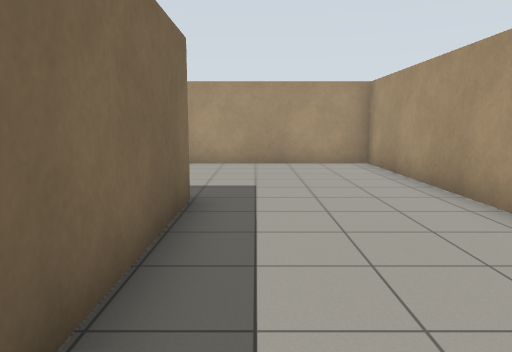
[1] (above)

21 first-person views from a walk through a robot-simulator world made for Gazebo. The camera is 1.2 m above the floor, tilts 8° down and sees 70° across. The floor is counted in squares, 1 m on a side. Each view is taken from the middle of a square. On the plan, view 1 faces up. The plan holds only what a view shows up to about 14 squares ahead; the rest is blank.

[2]
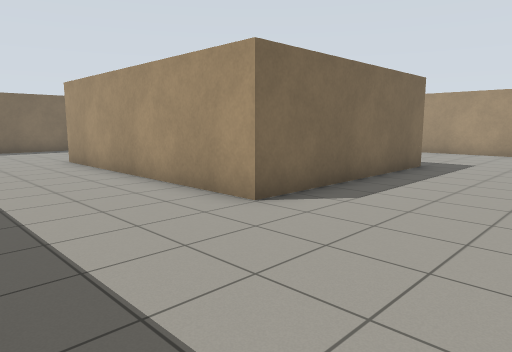

[3]
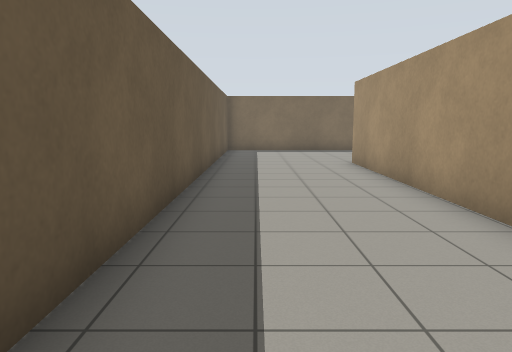

[4]
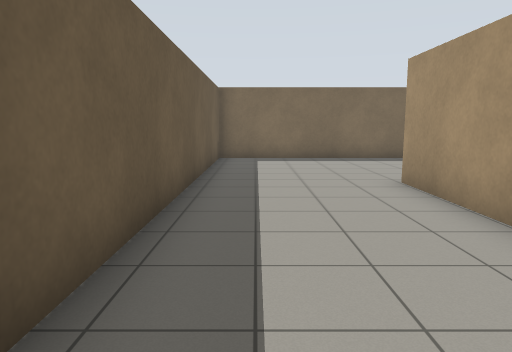

[5]
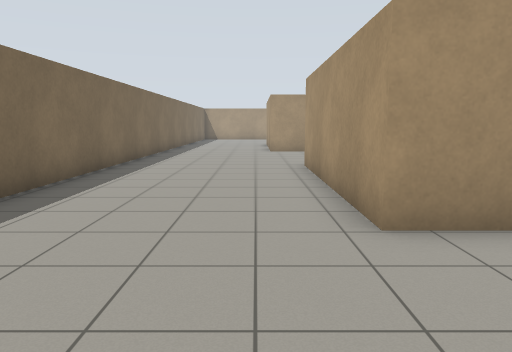

[6]
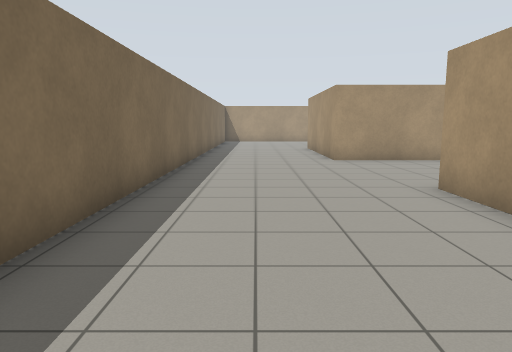

[7]
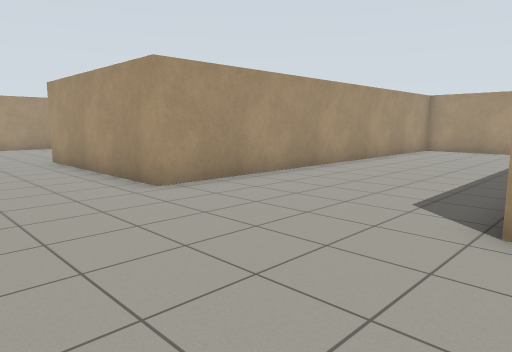

[8]
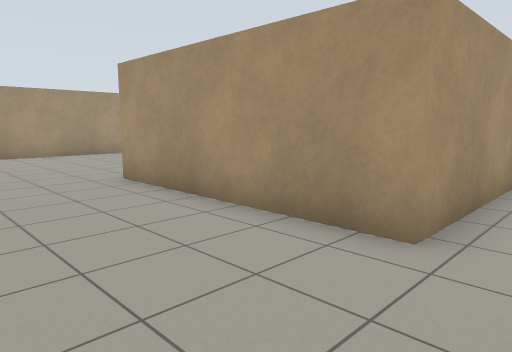

[9]
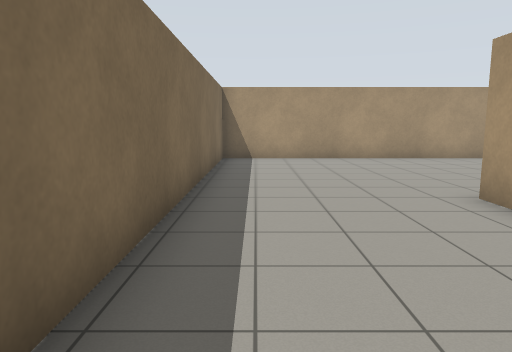

[10]
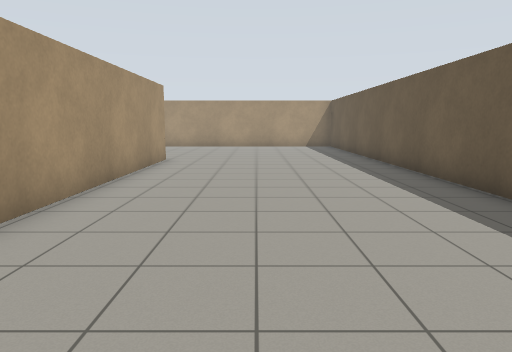

[11]
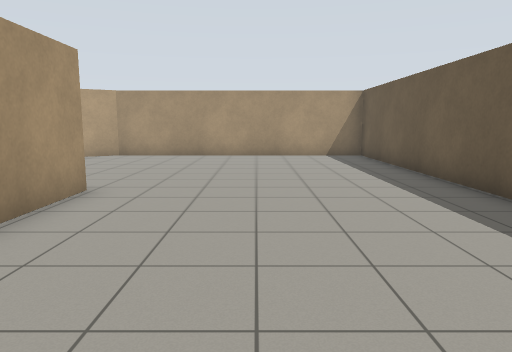

[12]
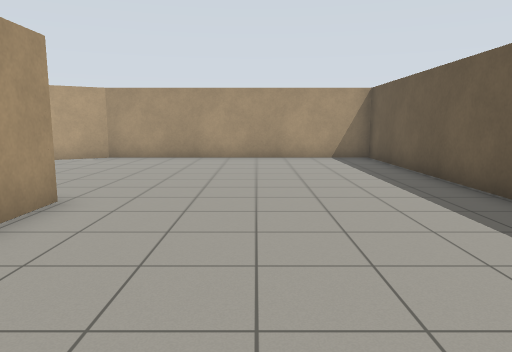

[13]
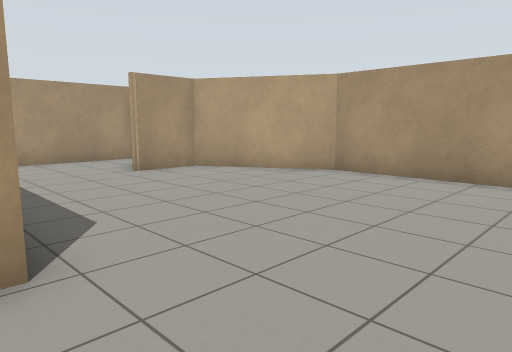

[14]
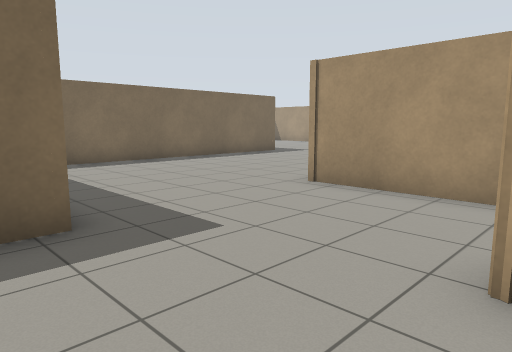

[15]
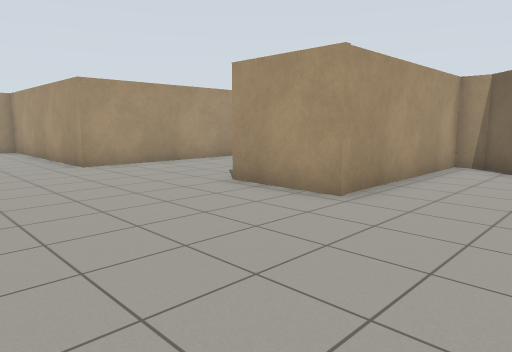

[16]
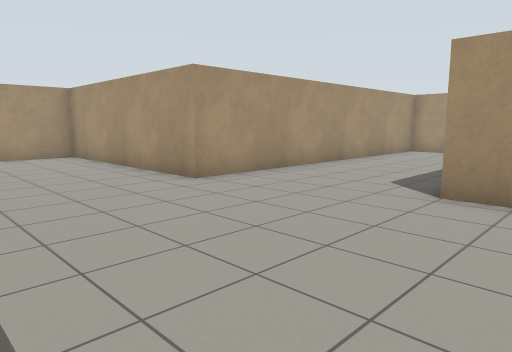

[17]
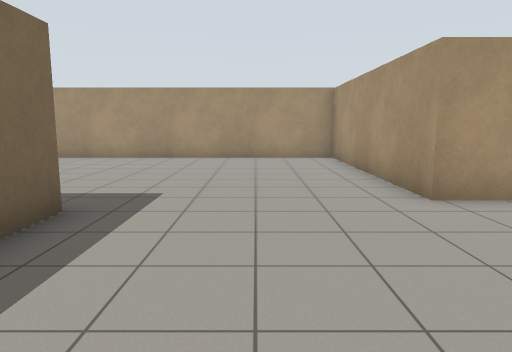

[18]
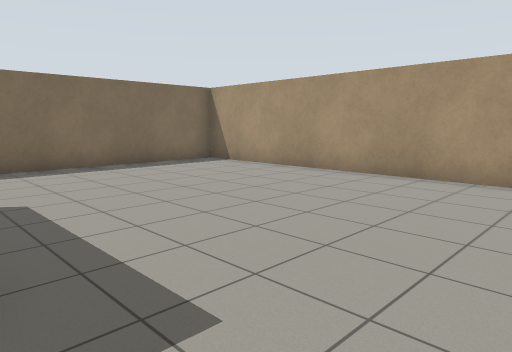

[19]
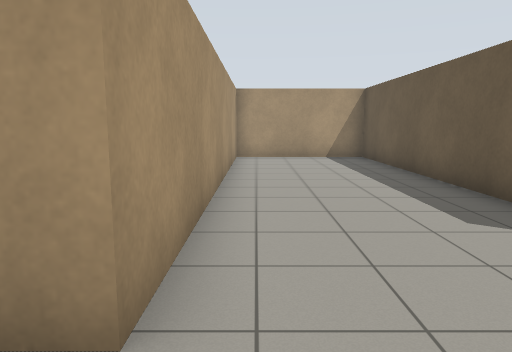

[20]
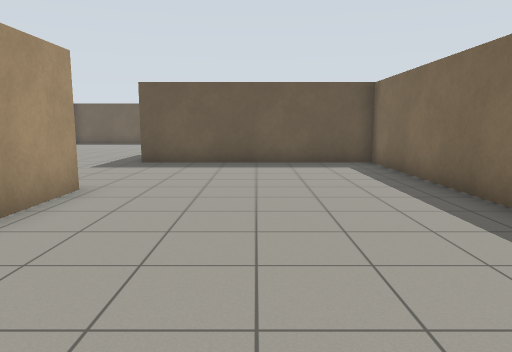

[21]
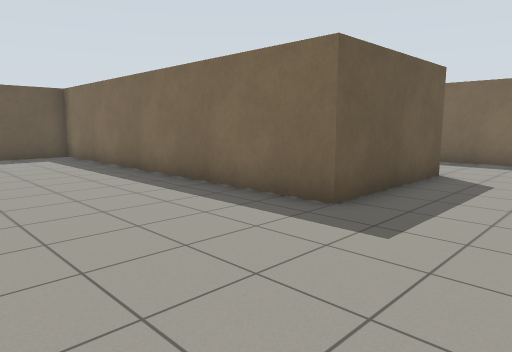

### Floor plan
Points are (right, up) in squares from view 1. A wall is a line through its corners. A room is listed if a view was taken in it or the views show most of it. See-through windows are left out.
Room 1 (views 1, 2, 3, 4, 5, 6, 7, 8, 9, 10, 11, 12, 13, 14, 15, 16, 17, 18, 19, 20, 21)
walls: (-0.2, 25.1) (-15.2, 25.1) (-15.2, -5.3) (0.2, -5.3); (-7.3, 17.9) (7.4, 17.9) (7.4, 27.4) (5.3, 30.9) (3.4, 30.9); (4.5, 32.8) (5.3, 33.6) (5.3, 34.3) (-0.7, 34.3) (-0.7, 37.1); (1.5, 37) (9.6, 37) (9.6, 41.7) (-2.2, 41.7) (-2.2, 49.3) (-15.6, 49.3) (-15.6, 39.8); (-1.1, 5.9) (-1.1, -1) (-9.6, -1) (-9.6, 5.9); (-12.3, 41) (-7.7, 41) (-7.7, 29.4) (-0.3, 29.4) (-0.3, 28.6); (3.5, 4.9) (3.5, 11.4) (-10.3, 11.4) (-10.3, 17.9)

Where each view was taken, in squares from view 1:
view 1: 0 up, 0 right, facing up
view 2: 5 down, 3 right, facing up-left
view 3: 4 down, 2 right, facing left
view 4: 4 down, 2 left, facing left
view 5: 5 down, 11 left, facing up
view 6: 1 down, 13 left, facing up
view 7: 5 up, 14 left, facing up-right
view 8: 10 up, 14 left, facing up-right
view 9: 12 up, 14 left, facing up
view 10: 22 up, 13 left, facing right
view 11: 22 up, 7 left, facing right
view 12: 22 up, 6 left, facing right
view 13: 22 up, 1 left, facing up-right
view 14: 28 up, 4 right, facing up-left
view 15: 31 up, 6 left, facing up-right
view 16: 35 up, 7 left, facing up-right
view 17: 36 up, 5 left, facing up
view 18: 41 up, 5 left, facing up-left
view 19: 41 up, 4 left, facing right
view 20: 41 up, 4 left, facing down
view 21: 44 up, 3 left, facing down-left
